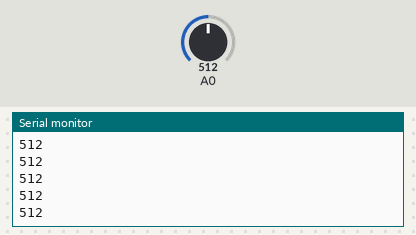
Recording of a sketch running on a simulated Arduino Uno, built with avr-gcc and run on an emulated ATmega328P. Parts: the last lines printed to the serial monitor. The inputs (shaded band) are chosen by the test bench; at power-on: A0 = 512.

Above: at 1.2 s.
1.3 s: A0 set to 716
At 2.0 s:
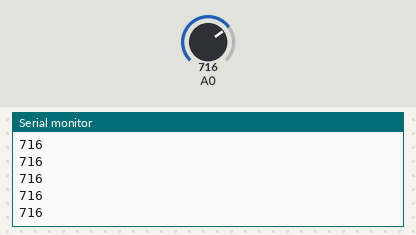
2.8 s: A0 set to 900
At 3.3 s:
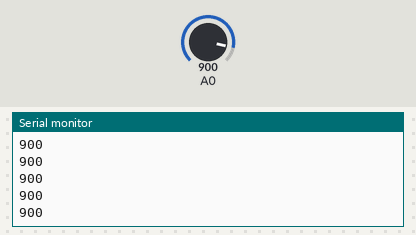
Timing chart, 0 to 5.8 s (numbered marks = the images above; inputs shaded):
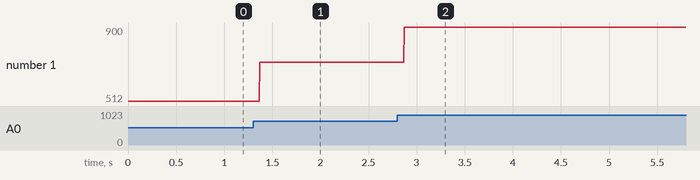

Measured:
- after the input at 1.3 s, the serial monitor: prints a new line after 0.07 s (image 1)
- after the input at 2.8 s, the serial monitor: prints a new line after 0.07 s (image 2)
- plotted number 1: 512 → 716 after the input at 1.3 s, 716 → 900 after the input at 2.8 s

The sketch:

sketch_oct11a.ino
```cpp
int value;
void setup()
{
  Serial.begin(9600);
}
void loop(){
  value=analogRead(A0);
  Serial.print(value);
  Serial.print("\n");
}
```
